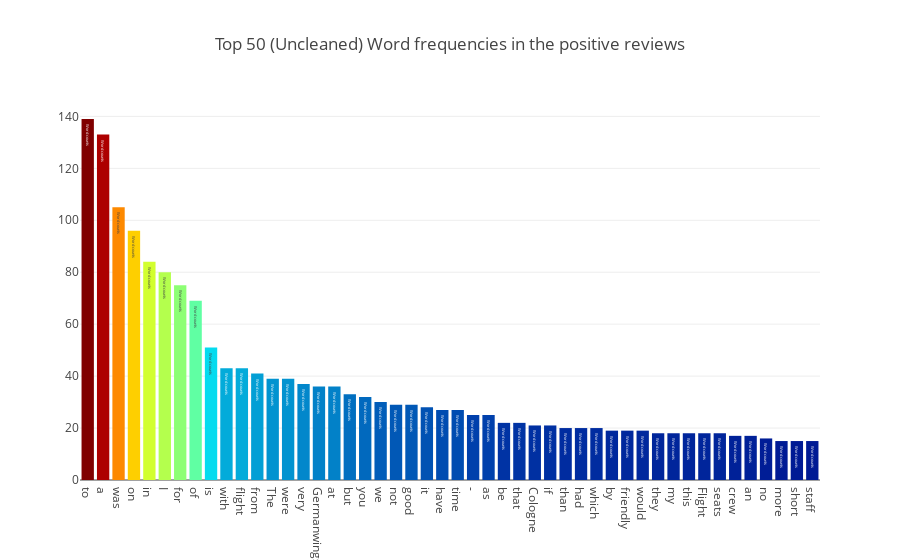

Notebook code for this chart:
### Code cell
all_words = df_review[df_review['Recommended']=="yes"]["Review"].str.split(expand=True).unstack().value_counts()
data = [go.Bar(
            x = all_words.index.values[2:50],
            y = all_words.values[2:50],
            marker= dict(colorscale='Jet',
                         color = all_words.values[2:100]
                        ),
            text='Word counts'
    )]

layout = go.Layout(
    title='Top 50 (Uncleaned) Word frequencies in the positive reviews'
)

fig = go.Figure(data=data, layout=layout)

py.iplot(fig, filename='basic-bar')

### Figure 1 — Plotly figure (JSON) as saved in the notebook; plotly's stock layout.template omitted (floating-point values rounded to 4 significant figures)
{"data": [{"marker": {"color": [139, 133, 105, 96, 84, 80, 75, 69, 51, 43, 43, 41, 39, 39, 37, 36, 36, 33, 32, 30, 29, 29, 28, 27, 27, 25, 25, 22, 22, 21, 21, 20, 20, 20, 19, 19, 19, 18, 18, 18, 18, 18, 17, 17, 16, 15, 15, 15, 14, 14, 14, 14, 14, 13, 13, 12, 12, 12, 12, 12, 12, 12, 12, 12, 11, 11, 11, 11, 11, 11, 11, 10, 10, 10, 10, 10, 10, 10, 10, 10, 10, 9, 9, 9, 9, 9, 9, 9, 9, 9, 9, 9, 9, 9, 9, 9, 8, 8], "colorscale": "Jet"}, "text": "Word counts", "type": "bar", "uid": "36898e91-77de-4b86-939e-4d66f12e18bb", "x": ["to", "a", "was", "on", "in", "I", "for", "of", "is", "with", "flight", "from", "The", "were", "very", "Germanwings", "at", "but", "you", "we", "not", "good", "it", "have", "time", "-", "as", "be", "that", "Cologne", "if", "than", "had", "which", "by", "friendly", "would", "they", "my", "this", "Flight", "seats", "crew", "an", "no", "more", "short", "staff"], "y": [139, 133, 105, 96, 84, 80, 75, 69, 51, 43, 43, 41, 39, 39, 37, 36, 36, 33, 32, 30, 29, 29, 28, 27, 27, 25, 25, 22, 22, 21, 21, 20, 20, 20, 19, 19, 19, 18, 18, 18, 18, 18, 17, 17, 16, 15, 15, 15]}], "layout": {"title": {"text": "Top 50 (Uncleaned) Word frequencies in the positive reviews"}}}
